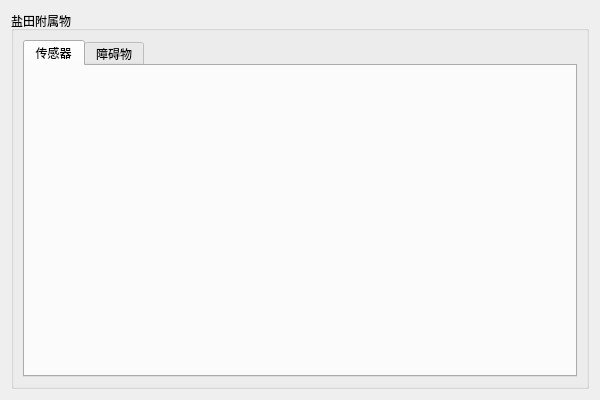
<?xml version="1.0" encoding="UTF-8"?>
<ui version="4.0">
 <class>AgriFieldAdditionWidget</class>
 <widget class="QWidget" name="AgriFieldAdditionWidget">
  <property name="geometry">
   <rect>
    <x>0</x>
    <y>0</y>
    <width>600</width>
    <height>400</height>
   </rect>
  </property>
  <property name="minimumSize">
   <size>
    <width>600</width>
    <height>300</height>
   </size>
  </property>
  <property name="windowTitle">
   <string>Form</string>
  </property>
  <layout class="QVBoxLayout" name="verticalLayout">
   <item>
    <widget class="QGroupBox" name="groupBox">
     <property name="title">
      <string>盐田附属物</string>
     </property>
     <layout class="QVBoxLayout" name="verticalLayout_2">
      <item>
       <widget class="QTabWidget" name="tabWidget">
        <property name="currentIndex">
         <number>0</number>
        </property>
        <widget class="QWidget" name="tab_sensor">
         <attribute name="title">
          <string>传感器</string>
         </attribute>
        </widget>
        <widget class="QWidget" name="tab_obstacle">
         <attribute name="title">
          <string>障碍物</string>
         </attribute>
        </widget>
       </widget>
      </item>
     </layout>
    </widget>
   </item>
  </layout>
 </widget>
 <resources/>
 <connections/>
</ui>
